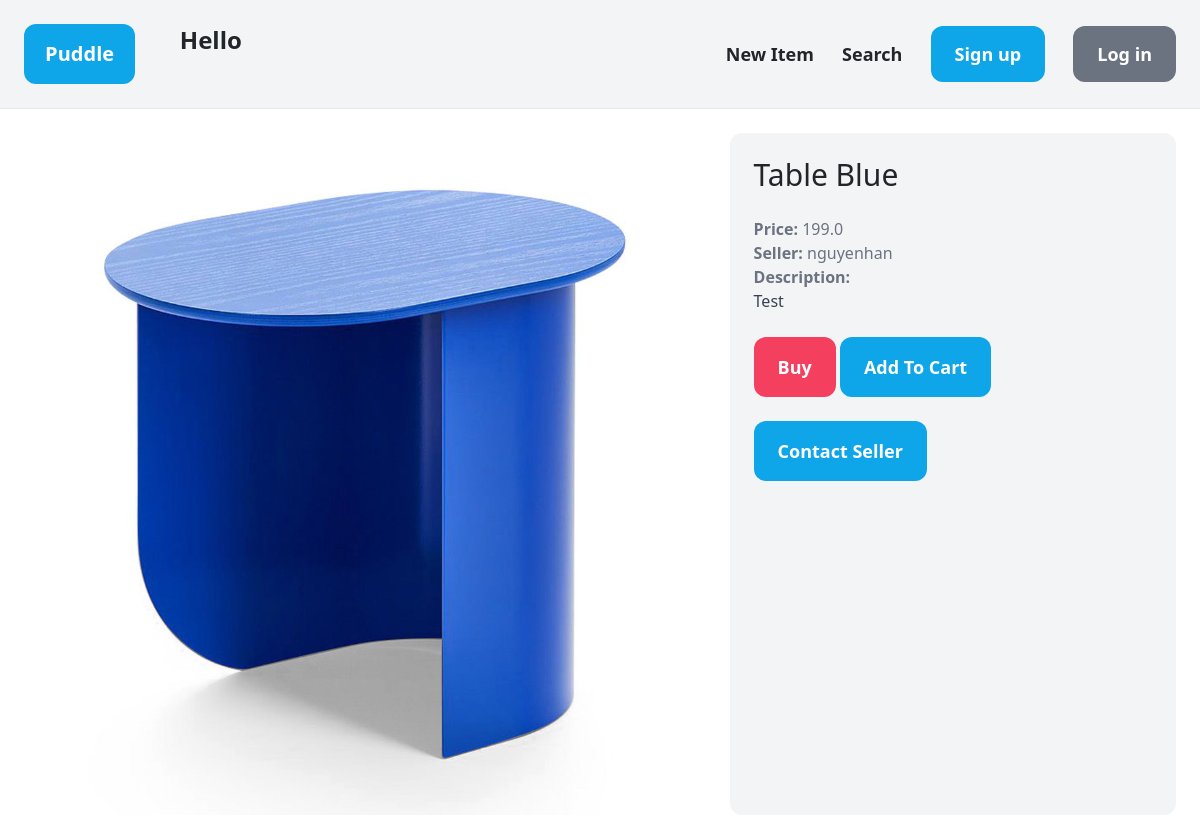
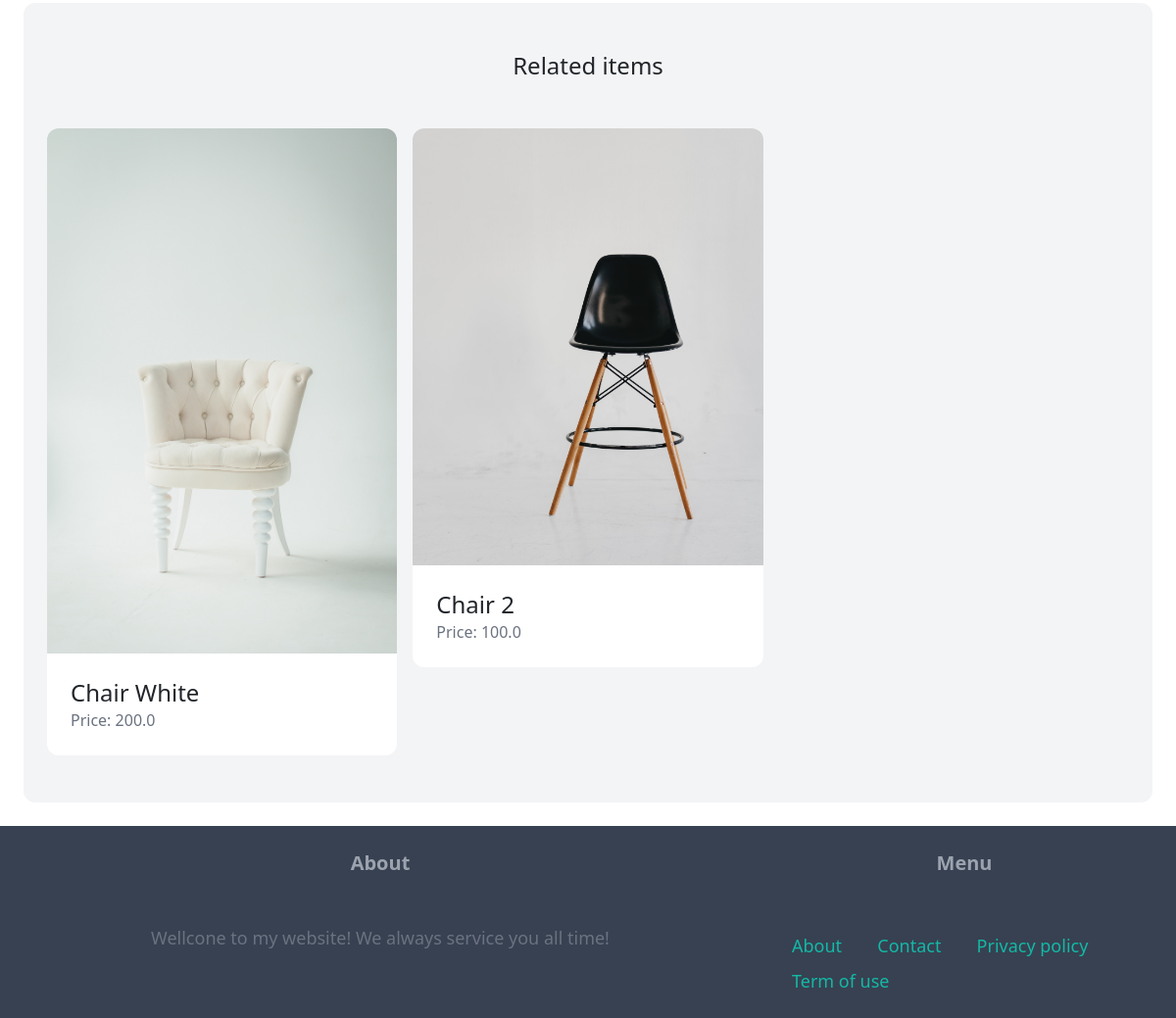
The page /items/8/ on the database its author committed (2 pictures, top to bottom).
### item/models.py (models this page shows, shortened)
class Item(models.Model):
    category = models.ForeignKey(Category, related_name='items' ,on_delete=models.CASCADE)
    name = models.CharField(max_length=255)
    description = models.TextField(blank=True , null=True)
    price = models.FloatField()
    is_sold = models.BooleanField(default=False)
    image = models.ImageField(upload_to='items_image', blank=True,null=True)
    created_by = models.ForeignKey(User , related_name='items',on_delete=models.CASCADE)
    created_at = models.DateTimeField(auto_now_add=True)

### item/views.py (the view)
# urls.py: path('<int:pk>/' , views.detail , name='detail')
def detail(request, pk):
    item = get_object_or_404(Item, pk=pk)
    related_items = Item.objects.filter(category=item.category , is_sold = False).exclude(pk=pk)
    return render(request , 'item/detail.html', {
        'item' : item,
        'related_items' : related_items,
    })

### item/templates/item/detail.html (shortened to what this page needs)
{% extends 'core/base.html' %}
{% block content %}
<div class="grid grid-cols-5 gap-6">
    <div class="col-span-3">
        <img src="{{item.image.url}}" class="rounded-xl">
    </div>
    <div class="col-span-2 p-6 bg-gray-100 rounded-xl">
        <h1 class="mb-6 text-3xl">{{ item.name }}</h1>
        <p class="text-gray-500"><strong>Price:</strong> {{ item.price }}</p>
        <p class="text-gray-500"><strong>Seller:</strong> {{ item.created_by.username}}</p>
        {% if item.description %}
        <p class="text-gray-700">
            <strong class="text-gray-500">Description:</strong><br>
            {{ item.description}}
        </p>
        {% endif %}
        {% if request.user == item.created_by %}
            <div class="mt-6 p-6 bg-white rounded-xl">
                <p>This is your item!</p>
                <a href="{% url 'item:edit' item.id %}"
                    class="inline-block mt-6 py-3 px-6 text-lg font-semibold bg-sky-500 text-white rounded-xl">Edit
                </a>
                <a href="{% url 'item:delete' item.id %}"
                    class="inline-block mt-6 py-3 px-6 text-lg font-semibold bg-red-500 text-white rounded-xl">Delete
                </a>
            </div>
        {%else%}
            <a href="{% url 'item:buy' item.id %}" class ="inline-block mt-6 px-6 py-3 text-lg font-semibold bg-rose-500 text-white rounded-xl hover:bg-rose-600">Buy</a>
            <button data-item-id ="{{ item.id }}" class ="add-to-cart inline-block mt-6 px-6 py-3 text-lg font-semibold bg-sky-500 text-white rounded-xl hover:bg-sky-600">Add To Cart</button>
            <a href="{% url 'conversation:new' item.id %}" class ="inline-block mt-6 px-6 py-3 text-lg font-semibold bg-sky-500 text-white rounded-xl hover:bg-sky-600">Contact Seller</a>
        {%endif%}
    </div>
</div>
<div class="mt-6 px-6 py-12 bg-gray-100 rounded-xl">
    <h2 class='mb-12 text-2xl text-center'>Related items</h2>
    <div class="grid grid-cols-3 gap-3">
        {% for item in related_items %}
            <div>
                <a href="{% url 'item:detail' item.id %}">
                    <div>
                        <img src='{{ item.image.url }}' class="rounded-t-xl">
                    </div>
                    <div class="p-6 bg-white rounded-b-xl">
                        <h2 class="text-2xl">{{ item.name }}</h2>
                        <p class="text-gray-500">Price: {{ item.price }}</p>
                    </div>
                </a>
            </div>
        {%endfor%}
    </div>
</div>
{%endblock%}

### rows shown on the page
Item: image (picture), name "Table Blue", price "199.0", created_by.username "nguyenhan", description "Test"
Item: image (picture), name "Chair White", price "200.0"
Item: image (picture), name "Chair 2", price "100.0"
